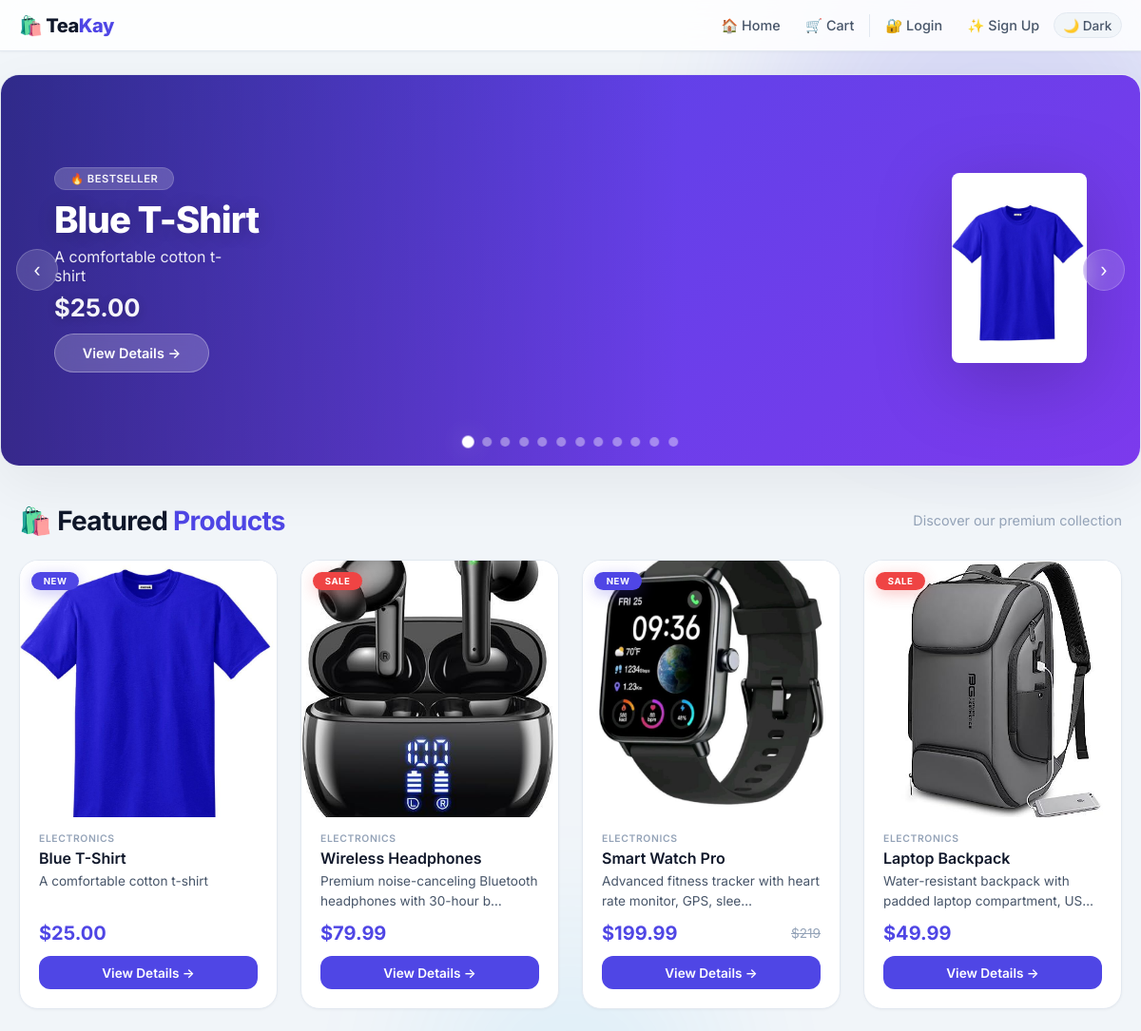
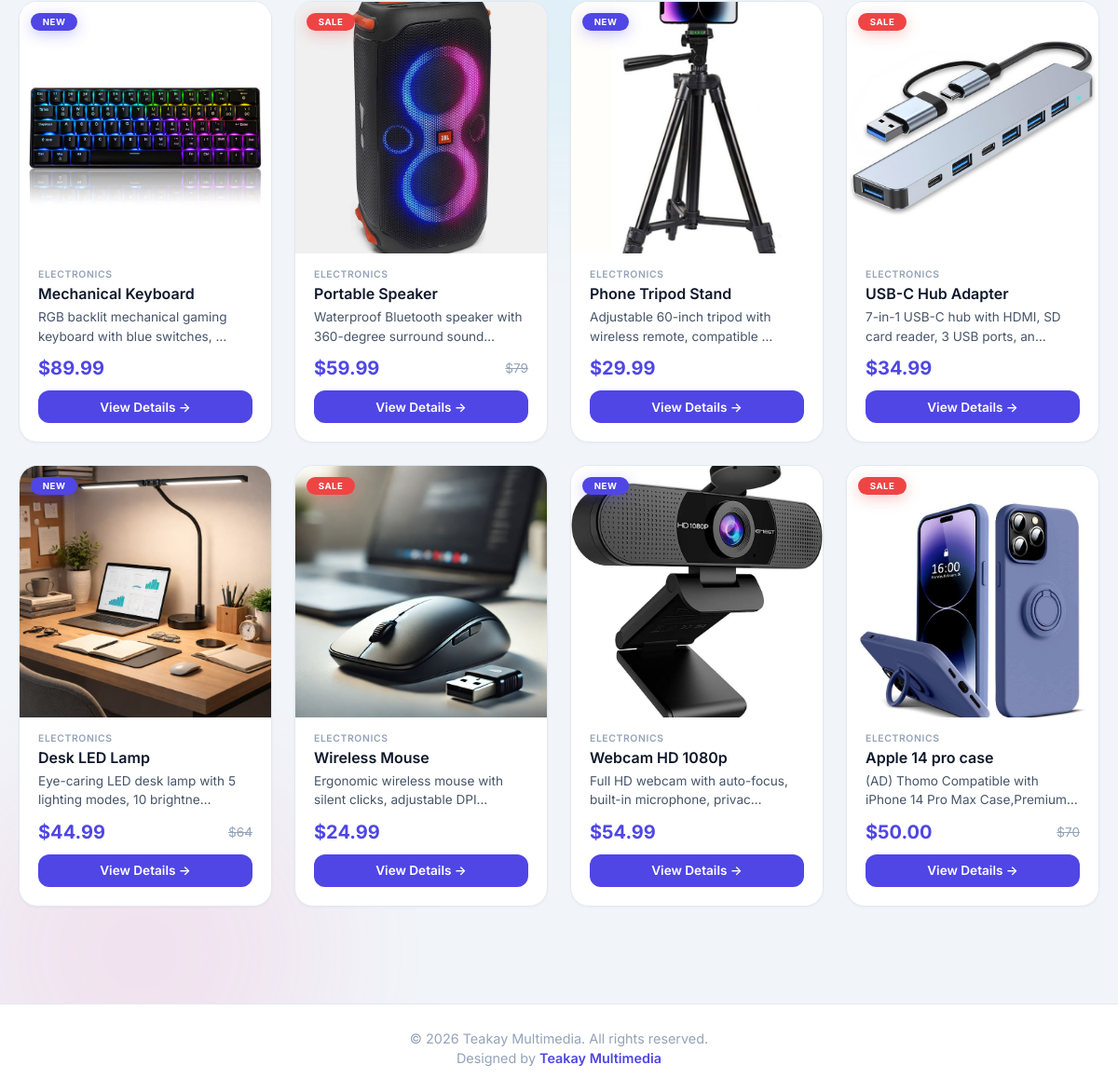
The page / on the database its author committed (2 pictures, top to bottom).
### store/models.py (models this page shows, shortened)
class Product(models.Model):
    name = models.CharField(max_length=200)
    description = models.TextField()
    price = models.DecimalField(max_digits=10, decimal_places=2)
    image = models.ImageField(upload_to='product_images/', blank=True, null=True)
    created_at = models.DateTimeField(auto_now_add=True)

### store/views.py (the view)
# urls.py: path('', views.product_list, name='product_list'),
def product_list(request):
    products = Product.objects.all()
    cart = request.session.get('cart', {})
    cart_count = sum(cart.values())
    return render(request, 'store/product_list.html', {
        'products': products,
        'cart_count': cart_count,  # Added this
    })

### cart/context_processors.py (called while the page is built)
def cart_count(request):
    cart = request.session.get('cart', {})
    count = sum(cart.values())  # Total quantity of all items
    return {'cart_count': count}

### store/templates/store/product_list.html (shortened to what this page needs)
{% load static %}
<!DOCTYPE html>
<html lang="en">
<head>
</head>
<body>
    <div class="bg-gradient">
        <div class="orb orb-2"></div>
        <div class="orb orb-3"></div>
    </div>
    <nav class="navbar">
        <div class="nav-container">
            <a href="{% url 'product_list' %}" class="nav-logo">🛍️ Tea<span>Kay</span></a>
            <div class="nav-links" id="navLinks">
                <a href="{% url 'product_list' %}">🏠 Home</a>
                <a href="{% url 'cart_summary' %}" class="cart-wrapper">
                    🛒 Cart
                </a>
                {% if user.is_authenticated %}
                    <a href="{% url 'logout' %}">🚪 Logout</a>
                    <span class="username">👤 {{ user.username }}</span>
                {% else %}
                    <a href="{% url 'login' %}">🔐 Login</a>
                    <a href="{% url 'signup' %}">✨ Sign Up</a>
                {% endif %}
                <button class="theme-toggle" id="themeToggle" aria-label="Toggle dark mode">
                    🌙 Dark
                </button>
            </div>
        </div>
    </nav>
    <div class="hero-slider" id="heroSlider">
        <div class="slider-track" id="sliderTrack">
            {% if products %}
                {% for product in products %}
                <div class="slide" style="background: linear-gradient(135deg, #4f46e5 0%, #7c3aed 100%);">
                    <div class="slide-content">
                        <span class="tag">
                            {% if forloop.first %}🔥 Bestseller
                            {% elif forloop.last %}✨ New Arrival
                            {% else %}⚡ Limited Offer{% endif %}
                        </span>
                        <h2>{{ product.name|truncatechars:30 }}</h2>
                        <p>{{ product.description|truncatechars:80 }}</p>
                        <div class="slide-price">${{ product.price }}</div>
                        <a href="{% url 'product_detail' product.id %}" class="btn-slide">View Details →</a>
                    </div>
                    <div class="slide-image">
                        {% if product.image %}
                            <img src="{{ product.image.url }}" alt="{{ product.name }}" class="slide-product-img" />
                        {% else %}
                            <span class="slide-emoji">💻</span>
                        {% endif %}
                    </div>
                </div>
                {% endfor %}
            {% endif %}
        </div>
        <div class="slider-controls">
            <button id="prevSlide" aria-label="Previous slide">‹</button>
            <button id="nextSlide" aria-label="Next slide">›</button>
        </div>
        <div class="slider-dots" id="sliderDots"></div>
    </div>
    <div class="main-container">
        <div class="section-header">
            <h2 class="section-title">🛍️ Featured <span>Products</span></h2>
            <span class="section-subtitle">Discover our premium collection</span>
        </div>
        <div class="product-grid">
            {% for product in products %}
            <a href="{% url 'product_detail' product.id %}" class="product-card">
                <div class="card-image">
                    {% if product.image %}
                        <img src="{{ product.image.url }}" alt="{{ product.name }}" loading="lazy" />
                    {% else %}
                        <img src="https://images.unsplash.com/photo-1523275335684-37898b6baf30?w=400&h=400&fit=crop" alt="Product" loading="lazy" />
                    {% endif %}
                    <span class="card-badge {% if forloop.counter|divisibleby:2 %}sale{% endif %}">
                        {% if forloop.counter|divisibleby:2 %}Sale{% else %}New{% endif %}
                    </span>
                </div>
                <div class="card-body">
                    <span class="product-category">Electronics</span>
                    <h3>{{ product.name }}</h3>
                    <p class="description">{{ product.description|truncatechars:60 }}</p>
                    <div class="price-row">
                        <span class="price">${{ product.price }}</span>
                        {% if forloop.counter|divisibleby:3 %}
                        <span class="price-old">${{ product.price|add:"20" }}</span>
                        {% endif %}
                    </div>
                    <span class="btn-view">View Details →</span>
                </div>
            </a>
            {% endfor %}
        </div>
    </div>
    <footer class="footer">
        <p>&copy; 2026 Teakay Multimedia. All rights reserved.</p>
        <p>Designed by <span>Teakay Multimedia</span></p>
    </footer>
</body>
</html>

### rows shown on the page
Product: name "Blue T-Shirt", description "A comfortable cotton t-shirt", price "25.00", image (picture), shows "NEW"
Product: image (picture), shows "SALE", name "Wireless Headphones", description "Premium noise-canceling Bluetooth headphones with 30-hour b…", price "79.99"
Product: image (picture), shows "NEW", name "Smart Watch Pro", description "Advanced fitness tracker with heart rate monitor, GPS, slee…", price "199.99", price|add "219"
Product: image (picture), shows "SALE", name "Laptop Backpack", description "Water-resistant backpack with padded laptop compartment, US…", price "49.99"
Product: image (picture), shows "NEW", name "Mechanical Keyboard", description "RGB backlit mechanical gaming keyboard with blue switches, …", price "89.99"
Product: image (picture), shows "SALE", name "Portable Speaker", description "Waterproof Bluetooth speaker with 360-degree surround sound…", price "59.99", price|add "79"
Product: image (picture), shows "NEW", name "Phone Tripod Stand", description "Adjustable 60-inch tripod with wireless remote, compatible …", price "29.99"
Product: image (picture), shows "SALE", name "USB-C Hub Adapter", description "7-in-1 USB-C hub with HDMI, SD card reader, 3 USB ports, an…", price "34.99"
Product: image (picture), shows "NEW", name "Desk LED Lamp", description "Eye-caring LED desk lamp with 5 lighting modes, 10 brightne…", price "44.99", price|add "64"
Product: image (picture), shows "SALE", name "Wireless Mouse", description "Ergonomic wireless mouse with silent clicks, adjustable DPI…", price "24.99"
Product: image (picture), shows "NEW", name "Webcam HD 1080p", description "Full HD webcam with auto-focus, built-in microphone, privac…", price "54.99"
Product: image (picture), shows "SALE", name "Apple 14 pro case", description "(AD) Thomo Compatible with iPhone 14 Pro Max…", price "50.00", price|add "70"
